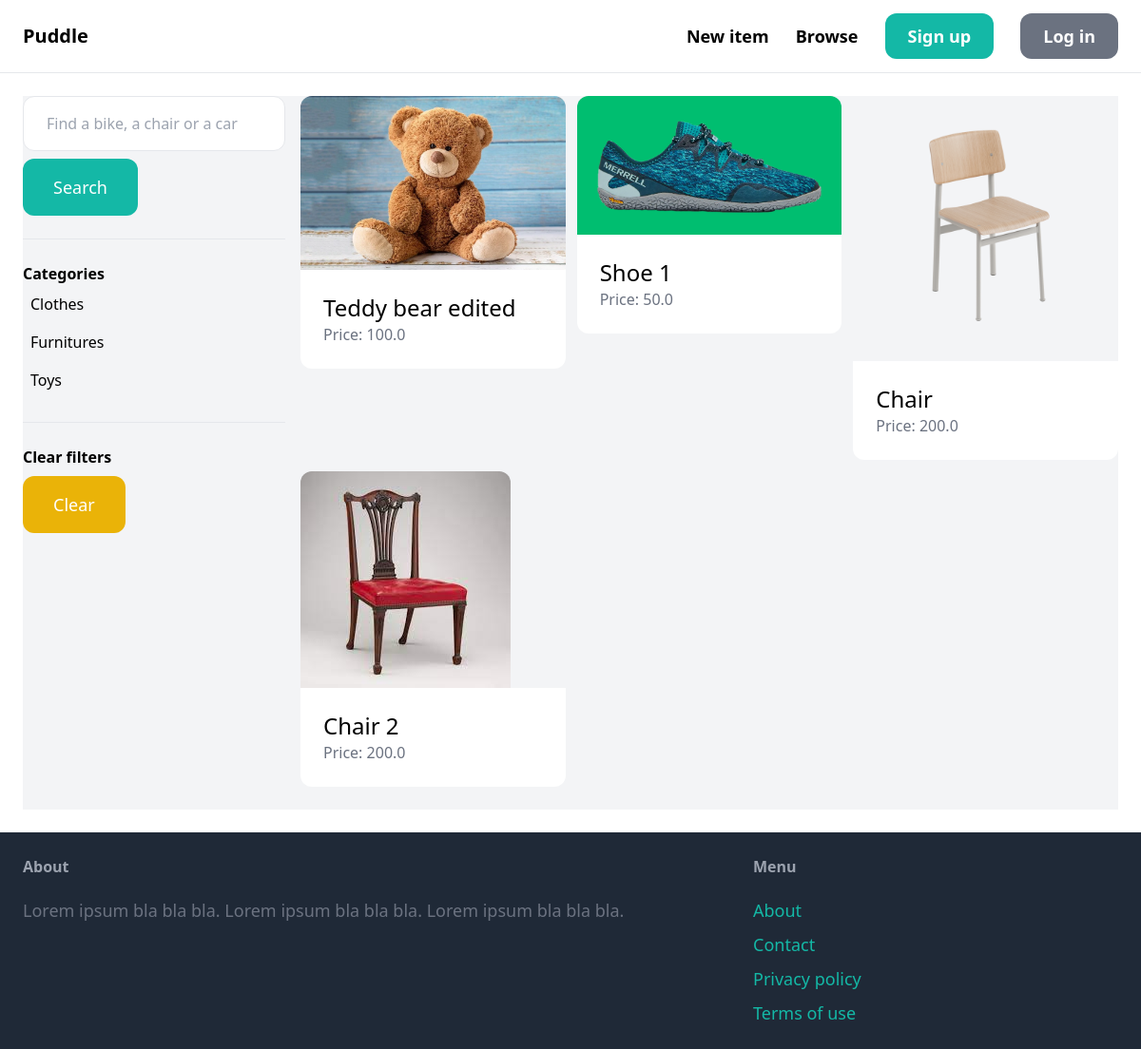
The app's page /items/ with its own data.
### item/models.py (models this page shows, shortened)
class Category(models.Model):
    name = models.CharField(max_length=255)
    class Meta:
        ordering = ('name',)
        verbose_name_plural = 'Categories'

class Item(models.Model):
    category = models.ForeignKey(Category, related_name='items', on_delete=models.CASCADE)
    name = models.CharField(max_length=255)
    description = models.TextField(blank=True, null=True)
    price = models.FloatField()
    image = models.ImageField(upload_to='item_images', blank=True, null=True)
    is_sold = models.BooleanField(default=False)
    created_by = models.ForeignKey(User, related_name='items', on_delete=models.CASCADE)
    created_at = models.DateTimeField(auto_now_add=True)

### item/views.py (the view)
# urls.py: path('', views.items, name='items'),
def items(request):
    query = request.GET.get('query','')
    category_id = request.GET.get('category', 0)
    categories = Category.objects.all()
    items = Item.objects.filter(is_sold=False)
    if category_id:
        items = items.filter(category_id=category_id)
    if query:
        items = items.filter(Q(name__icontains=query) | Q(description__icontains=query))
    return render(request, 'item/items.html', {
        'items': items,
        'query': query,
        'categories': categories,
        'category_id': int(category_id),
    })

### item/templates/item/items.html (shortened to what this page needs)
{% extends 'core/base.html' %}
{% block content %}
<div class="pb-6 grid grid-cols-4 gap-4 bg-gray-100">
    <div class="col-span-1">
        <form method="get" action="{% url 'item:items' %}">
            <input name="query" class="w-full py-4 px-6 border rounded-xl" type="text" value="{{ query }}" placeholder="Find a bike, a chair or a car">
            <button class="mt-2 py-4 px-8 text-lg bg-teal-500 text-white rounded-xl">Search</button>
        </form>
        <hr class="my-6">
        <p class="font-semibold">Categories</p>
        <ul>
            {% for category in categories %}
            <li class="py-2 px-2 rounded-xl{% if category.id == category_id %} bg-gray-200{% endif %}">
                <a href="{% url 'item:items' %}?query={{ query }}&category={{ category.id }}">{{ category.name }}</a>
            </li>
            {% endfor %}
        </ul>
        <hr class="my-6">
        <p class="font-semibold">Clear filters</p>
        <ul>
            <li><a href="{% url 'item:items' %}" class="mt-2 py-4 px-8 inline-block bg-yellow-500 text-lg rounded-xl text-white">Clear</a></li>
        </ul>
    </div>
    <div class="col-span-3">
        <div class="grid grid-cols-3 gap-3">
            {% for item in items %}
            <div>
                <a href="{% url 'item:detail' item.id %}">
                    <div>
                        <img src="{{item.image.url}}" class="rounded-t-xl">
                    </div>
                    <div class="p-6 bg-white rounded-b-xl">
                        <h2 class="text-2xl">{{item.name}}</h2>
                        <p class="text-gray-500">Price: {{item.price}}</p>
                    </div>
                </a>
            </div>
            {% endfor %}
        </div>
    </div>
</div>
{% endblock %}

### records on screen
Category: name "Clothes"
Category: name "Furnitures"
Category: name "Toys"
Item: image (picture), name "Teddy bear edited", price "100.0"
Item: image (picture), name "Shoe 1", price "50.0"
Item: image (picture), name "Chair", price "200.0"
Item: image (picture), name "Chair 2", price "200.0"
